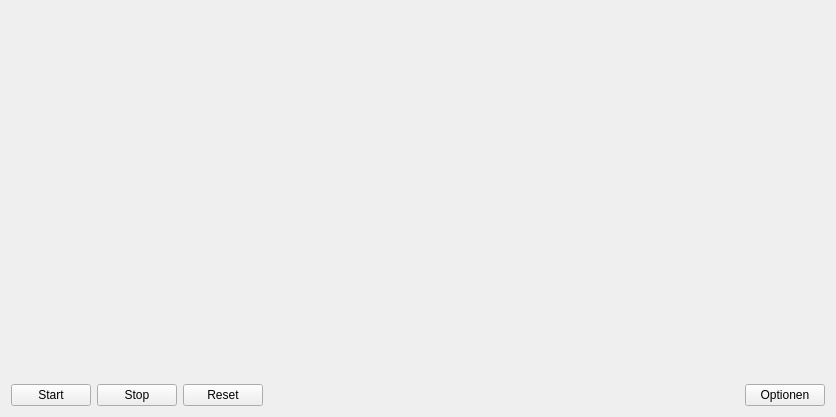
<?xml version="1.0" encoding="UTF-8"?>
<ui version="4.0">
 <class>matplotlib_animation</class>
 <widget class="QWidget" name="matplotlib_animation">
  <property name="geometry">
   <rect>
    <x>0</x>
    <y>0</y>
    <width>836</width>
    <height>417</height>
   </rect>
  </property>
  <property name="windowTitle">
   <string>Form</string>
  </property>
  <layout class="QVBoxLayout" name="verticalLayout">
   <item>
    <widget class="MatplotlibWidget" name="canvas_widget" native="true">
     <property name="sizePolicy">
      <sizepolicy hsizetype="Expanding" vsizetype="Expanding">
       <horstretch>0</horstretch>
       <verstretch>0</verstretch>
      </sizepolicy>
     </property>
    </widget>
   </item>
   <item>
    <layout class="QHBoxLayout" name="horizontalLayout">
     <item>
      <widget class="QPushButton" name="start_pushButton">
       <property name="text">
        <string>Start</string>
       </property>
      </widget>
     </item>
     <item>
      <widget class="QPushButton" name="stop_pushButton">
       <property name="text">
        <string>Stop</string>
       </property>
      </widget>
     </item>
     <item>
      <widget class="QPushButton" name="reset_pushButton">
       <property name="text">
        <string>Reset</string>
       </property>
      </widget>
     </item>
     <item>
      <spacer name="horizontalSpacer">
       <property name="orientation">
        <enum>Qt::Horizontal</enum>
       </property>
       <property name="sizeHint" stdset="0">
        <size>
         <width>40</width>
         <height>20</height>
        </size>
       </property>
      </spacer>
     </item>
     <item>
      <widget class="QPushButton" name="option_pushButton">
       <property name="text">
        <string>Optionen</string>
       </property>
      </widget>
     </item>
    </layout>
   </item>
  </layout>
 </widget>
 <customwidgets>
  <customwidget>
   <class>MatplotlibWidget</class>
   <extends>QWidget</extends>
   <header>matplotlibwidget</header>
   <container>1</container>
  </customwidget>
 </customwidgets>
 <resources/>
 <connections/>
</ui>
